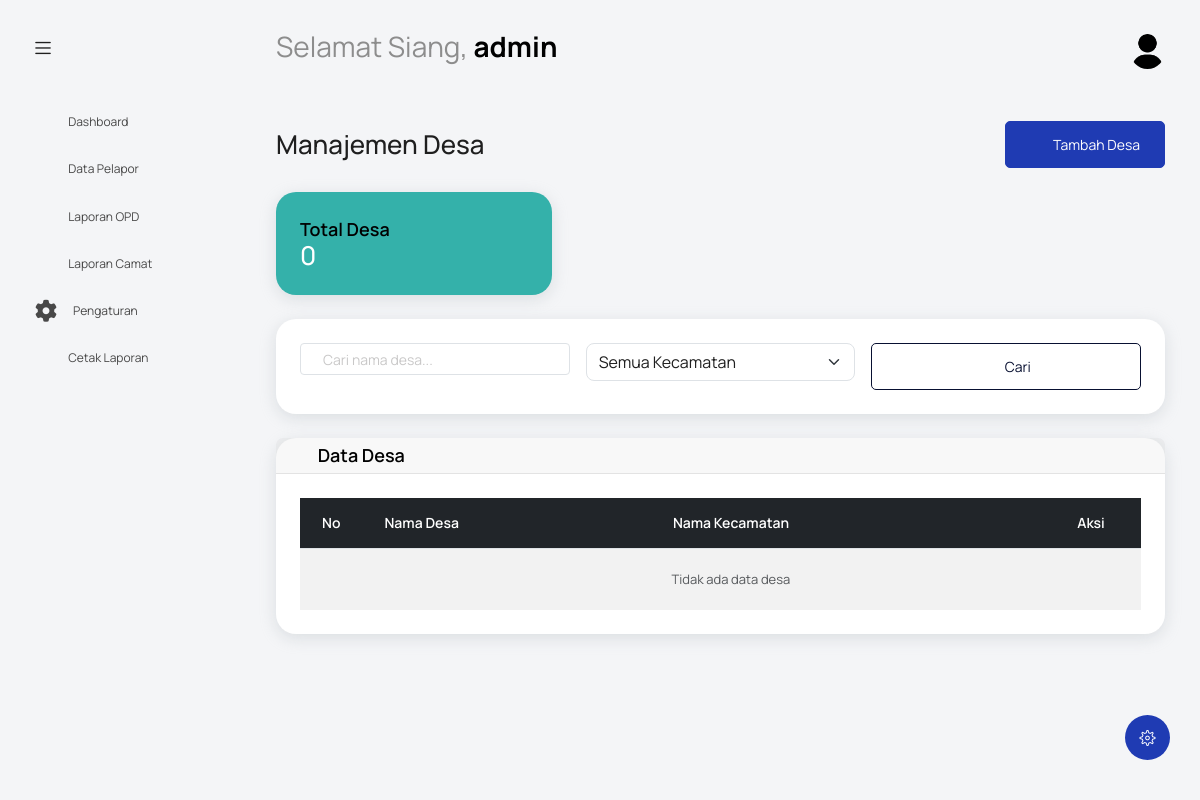
Page /index.php?controller=desa&action=index-desa (signed in) on the earlier database version.
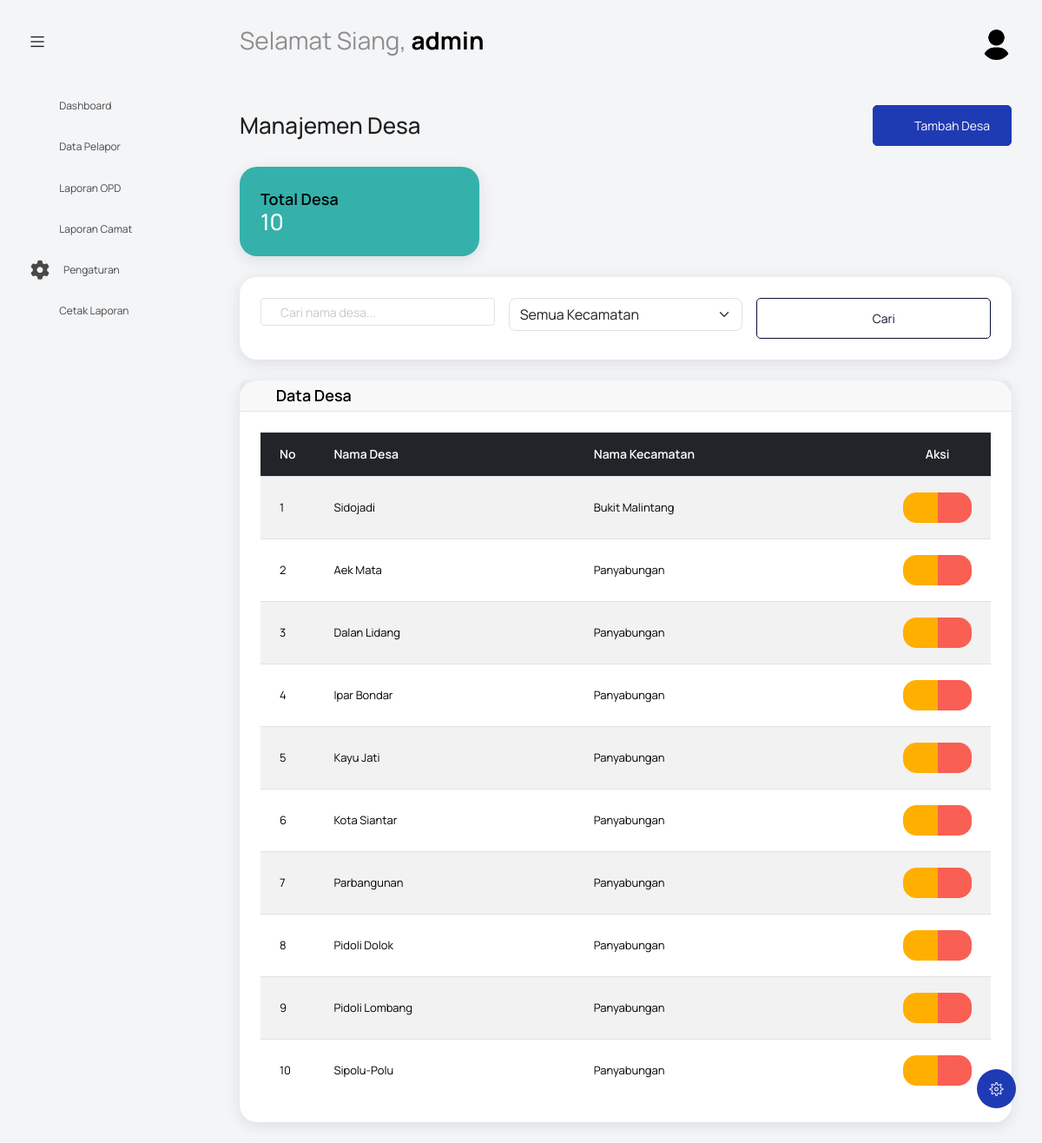
Same page on the later database version.
### tables this page shows
CREATE TABLE `desa` (
  `id_desa` int NOT NULL,
  `id_kecamatan` int NOT NULL,
  `nama_desa` varchar(100) NOT NULL,
  `created_at` timestamp NULL DEFAULT CURRENT_TIMESTAMP,
  `updated_at` timestamp NULL DEFAULT CURRENT_TIMESTAMP ON UPDATE CURRENT_TIMESTAMP
);

CREATE TABLE `kecamatan` (
  `id_kecamatan` int NOT NULL,
  `nama_kecamatan` varchar(100) NOT NULL,
  `created_at` timestamp NULL DEFAULT CURRENT_TIMESTAMP,
  `updated_at` timestamp NULL DEFAULT CURRENT_TIMESTAMP ON UPDATE CURRENT_TIMESTAMP
);

### config/koneksi.php (called while the page is built, shortened)
<?php
$koneksi = new mysqli(DB_HOST, DB_USER, DB_PASS, DB_NAME);
$koneksi->set_charset("utf8mb4");
function getKoneksi() {
    global $koneksi;
    return $koneksi;
}

### controllers/DesaController.php (called while the page is built, shortened)
<?php
require_once 'models/WilayahModel.php';
class DesaController {
    private $wilayahModel;
    public function __construct() {
        $this->wilayahModel = new WilayahModel();
    }
    public function index() {
        $page = isset($_GET['page']) ? (int)$_GET['page'] : 1;
        $limit = isset($_GET['limit']) ? (int)$_GET['limit'] : 10;
        $search = $_GET['search'] ?? '';
        $kecamatan_filter = $_GET['kecamatan_filter'] ?? '';
        $result = $this->wilayahModel->getAllDesa($page, $limit, $search, $kecamatan_filter);
        $desaData = $result['data'];
        $currentPage = $result['current_page'];
        $statistics = $this->wilayahModel->getStatistics();
        include 'views/wilayah/index-desa.php';
    }
}

### models/WilayahModel.php (called while the page is built, shortened)
<?php
require_once __DIR__ . '/../config/koneksi.php';
class WilayahModel {
    public $db;
    public function __construct() {
        $this->db = getKoneksi();
    }
    public function getAllDesa($page = 1, $limit = 10, $search = '', $kecamatan_filter = '') {
        $offset = ($page - 1) * $limit;
        $whereClause = "WHERE 1=1";
        $whereClause .= " AND (d.nama_desa IS NOT NULL AND d.nama_desa != '')";
        $query = "SELECT d.*, k.nama_kecamatan
                  FROM desa d
                  INNER JOIN kecamatan k ON d.id_kecamatan = k.id_kecamatan
                  $whereClause
                  ORDER BY k.nama_kecamatan ASC, d.nama_desa ASC
                  LIMIT $limit OFFSET $offset";
        $result = $this->db->query($query);
        $data = [];
        if ($result) {
            while ($row = $result->fetch_assoc()) {
                $data[] = $row;
            }
        }
        $countQuery = "SELECT COUNT(*) as total
                       FROM desa d
                       INNER JOIN kecamatan k ON d.id_kecamatan = k.id_kecamatan
                       $whereClause";
        $countResult = $this->db->query($countQuery);
        $total = 0;
        if ($countResult) {
            $totalRow = $countResult->fetch_assoc();
            $total = $totalRow['total'];
        }
        return [
            'data' => $data,
            'total' => $total,
            'per_page' => $limit,
            'current_page' => $page,
            'total_pages' => $total > 0 ? ceil($total / $limit) : 1
        ];
    }
    public function getStatistics() {
        $kecamatanQuery = "SELECT COUNT(*) as total_kecamatan FROM kecamatan";
        $desaQuery = "SELECT COUNT(*) as total_desa FROM desa";
        $kecamatanResult = $this->db->query($kecamatanQuery);
        $desaResult = $this->db->query($desaQuery);
        $stats = [
            'total_kecamatan' => 0,
            'total_desa' => 0
        ];
        if ($kecamatanResult) {
            $row = $kecamatanResult->fetch_assoc();
            $stats['total_kecamatan'] = $row['total_kecamatan'];
        }
        if ($desaResult) {
            $row = $desaResult->fetch_assoc();
            $stats['total_desa'] = $row['total_desa'];
        }
        return $stats;
    }
}

### views/wilayah/index-desa.php (the view, shortened to what this page needs)
<?php include('template/header.php'); ?>
<body class="with-welcome-text">
  <div class="container-scroller">
    <?php include 'template/navbar.php'; ?>
    <div class="container-fluid page-body-wrapper">
      <?php include 'template/setting_panel.php'; ?>
      <?php include 'template/sidebar.php'; ?>
      <div class="main-panel">
        <div class="content-wrapper">
          <div class="row">
            <div class="col-sm-12">
              <div class="page-header d-flex justify-content-between align-items-center mb-4">
                <div>
                  <h2 class="page-title">Manajemen Desa</h2>
                </div>
                <div>
                  <a href="index.php?controller=desa&action=form" class="btn btn-primary">
                    <i class="mdi mdi-plus-circle me-2"></i> Tambah Desa
                  </a>
                </div>
              </div>
              <div class="row mb-4">
                <div class="col-md-4">
                  <div class="card bg-success text-white">
                    <div class="card-body">
                      <div class="d-flex justify-content-between align-items-center">
                        <div>
                          <h6 class="card-title mb-1">Total Desa</h6>
                          <h2 class="mb-0"><?php echo number_format($statistics['total_desa']); ?></h2>
                        </div>
                        <div class="fs-1 opacity-75">
                          <i class="mdi mdi-home-map-marker"></i>
                        </div>
                      </div>
                    </div>
                  </div>
                </div>
              </div>
              <div class="card mb-4">
                <div class="card-body">
                  <form method="GET" class="row g-3">
                    <div class="col-md-4">
                      <input type="text" class="form-control" name="search"
                             placeholder="Cari nama desa..." value="<?php echo htmlspecialchars($search); ?>">
                    </div>
                    <div class="col-md-4">
                      <select class="form-select" name="kecamatan_filter">
                        <option value="">Semua Kecamatan</option>
                      </select>
                    </div>
                    <div class="col-md-4">
                      <button type="submit" class="btn btn-outline-primary w-100">
                        <i class="mdi mdi-magnify me-2"></i> Cari
                      </button>
                    </div>
                  </form>
                </div>
              </div>
              <div class="card">
                <div class="card-header">
                  <h5 class="card-title mb-0">
                    <i class="mdi mdi-home-map-marker me-2"></i> Data Desa
                  </h5>
                </div>
                <div class="card-body">
                  <div class="table-responsive">
                    <table class="table table-striped table-hover">
                      <thead class="table-dark">
                        <tr>
                          <th width="50">No</th>
                          <th>Nama Desa</th>
                          <th>Nama Kecamatan</th>
                          <th width="100" class="text-center">Aksi</th>
                        </tr>
                      </thead>
                      <tbody>
                        <?php if (empty($desaData)): ?>
                          <tr>
                            <td colspan="4" class="text-center text-muted py-4">
                              <i class="mdi mdi-information-outline me-2"></i> Tidak ada data desa
                            </td>
                          </tr>
                        <?php else: ?>
                          <?php $no = ($currentPage - 1) * $limit + 1; ?>
                          <?php foreach ($desaData as $desa): ?>
                            <tr>
                              <td><?php echo $no++; ?></td>
                              <td><?php echo htmlspecialchars($desa['nama_desa']); ?></td>
                              <td><?php echo htmlspecialchars($desa['nama_kecamatan']); ?></td>
                              <td class="text-center">
                                <div class="btn-group" role="group">
                                  <a href="index.php?controller=desa&action=form&id=<?php echo $desa['id_desa']; ?>"
                                     class="btn btn-sm btn-warning"
                                     title="Edit">
                                    <i class="mdi mdi-pencil"></i>
                                  </a>
                                  <button type="button" class="btn btn-sm btn-danger"
                                          onclick="deleteDesa(<?php echo $desa['id_desa']; ?>)"
                                          title="Hapus">
                                    <i class="mdi mdi-delete"></i>
                                  </button>
                                </div>
                              </td>
                            </tr>
                          <?php endforeach; ?>
                        <?php endif; ?>
                      </tbody>
                    </table>
                  </div>
                </div>
              </div>
            </div>
          </div>
        </div>
      </div>
    </div>
  </div>
</body>
</html>

### index.php (shortened to what this page needs)
<?php
require_once 'config/koneksi.php';
$controller = isset($_GET['controller']) ? $_GET['controller'] : 'auth';
$action = isset($_GET['action']) ? $_GET['action'] : 'index';
$controllerMap = [
    'laporanOPDAdmin' => 'LaporanOPDAdminController',
    'laporanCamatAdmin' => 'LaporanCamatAdminController',
    'auth' => 'AuthController',
    'dashboard' => 'DashboardController'
];
if (isset($controllerMap[$controller])) {
    $controllerClass = $controllerMap[$controller];
    $controllerFile = 'controllers/' . $controllerClass . '.php';
} else {
    $controllerClass = ucfirst($controller) . 'Controller';
    $controllerFile = 'controllers/' . $controllerClass . '.php';
}
if (file_exists($controllerFile)) {
    if (class_exists($controllerClass)) {
        $controllerInstance = new $controllerClass();
        if (method_exists($controllerInstance, $action)) {
            $controllerInstance->$action();
        } else {
            if (method_exists($controllerInstance, 'index')) {
                $controllerInstance->index();
            } else {
                echo "Action '$action' not found in controller '$controllerClass'";
            }
        }
    } else {
        echo "Controller class '$controllerClass' not found";
    }
} else {
    echo "Controller file '$controllerFile' not found";
}
?>

### template/header.php (shortened to what this page needs)
<!DOCTYPE html>
<html lang="en">
<head>
  <link rel="stylesheet" href="assets/vendors/feather/feather.css" />
  <link
    rel="stylesheet"
    href="assets/vendors/mdi/css/materialdesignicons.min.css" />
  <link
    rel="stylesheet"
    href="assets/vendors/ti-icons/css/themify-icons.css" />
  <link rel="stylesheet" href="assets/vendors/typicons/typicons.css" />
  <link
    rel="stylesheet"
    href="assets/vendors/simple-line-icons/css/simple-line-icons.css" />
  <link rel="stylesheet" href="assets/vendors/css/vendor.bundle.base.css" />
  <link
    rel="stylesheet"
    href="assets/vendors/datatables.net-bs4/dataTables.bootstrap4.css" />
  <link
    rel="stylesheet"
    type="text/css"
    href="assets/js/select.dataTables.min.css" />
  <link rel="stylesheet" href="assets/css/vertical-layout-light/style.css" />
  <link rel="stylesheet" href="https://cdnjs.cloudflare.com/ajax/libs/font-awesome/6.5.2/css/all.min.css" />
</head>

### template/navbar.php (shortened to what this page needs)
<?php
  $hour = date("H");
  if ($hour >= 5 && $hour < 12) {
    $greeting = "Selamat Pagi";
  } elseif ($hour >= 12 && $hour < 15) {
    $greeting = "Selamat Siang";
  } elseif ($hour >= 15 && $hour < 18) {
    $greeting = "Selamat Sore";
  } else {
    $greeting = "Selamat Malam";
  }
  $nama = isset($_SESSION['nama_lengkap']) ? $_SESSION['nama_lengkap'] : (isset($_SESSION['username']) ? $_SESSION['username'] : 'Pengguna');
?>
<nav class="navbar default-layout col-lg-12 col-12 p-0 fixed-top d-flex align-items-top flex-row">
  <div class="text-center navbar-brand-wrapper d-flex align-items-center justify-content-start">
    <div class="me-3">
      <button class="navbar-toggler navbar-toggler align-self-center" type="button" data-bs-toggle="minimize">
        <span class="icon-menu"></span>
      </button>
    </div>
  </div>
  <div class="navbar-menu-wrapper d-flex align-items-top">
    <ul class="navbar-nav">
      <li class="nav-item font-weight-semibold d-none d-lg-block ms-0">
        <h1 class="welcome-text"><?= $greeting ?>, <span class="text-black fw-bold"><?= $nama ?></span></h1>
      </li>
    </ul>
    <ul class="navbar-nav ms-auto">
      <li class="nav-item dropdown d-none d-lg-block user-dropdown">
        <a class="nav-link" id="UserDropdown" href="#" data-bs-toggle="dropdown" aria-expanded="false">
          <img class="img-md rounded-circle" src="uploads/user.png" style="width: 35px;" alt="Profile image" />
        </a>
      </li>
    </ul>
  </div>
</nav>

### template/setting_panel.php (shortened to what this page needs)
<div class="theme-setting-wrapper">
    <div id="settings-trigger"><i class="ti-settings"></i></div>
</div>

### template/sidebar.php (shortened to what this page needs)
<nav class="sidebar sidebar-offcanvas" id="sidebar">
  <ul class="nav">
    <li class="nav-item">
      <a class="nav-link" href="index.php?controller=Dashboard&action=admin">
        <i class="mdi mdi-view-dashboard menu-icon"></i>
        <span class="menu-title">Dashboard</span>
      </a>
    </li>
    <li class="nav-item">
      <a class="nav-link" href="index.php?controller=dataPelapor&action=index">
        <i class="mdi mdi-account-multiple menu-icon"></i>
        <span class="menu-title">Data Pelapor</span>
      </a>
    </li>
    <li class="nav-item">
      <a class="nav-link" href="index.php?controller=laporanOPDAdmin&action=index">
        <i class="mdi mdi-file-document menu-icon"></i>
        <span class="menu-title">Laporan OPD</span>
      </a>
    </li>
    <li class="nav-item">
      <a class="nav-link" href="index.php?controller=laporanCamatAdmin&action=index">
        <i class="mdi mdi-map-marker menu-icon"></i>
        <span class="menu-title">Laporan Camat</span>
      </a>
    </li>
    <li class="nav-item">
      <a class="nav-link" data-bs-toggle="collapse" href="#wilayah-menu" aria-expanded="false" aria-controls="wilayah-menu">
        <i class="fa-solid fa-gear menu-icon"></i>
        <span class="menu-title">Pengaturan</span>
        <i class="menu-arrow"></i>
      </a>
    </li>
    <li class="nav-item">
      <a class="nav-link" href="index.php?controller=laporan&action=index">
        <i class="mdi mdi-printer menu-icon"></i>
        <span class="menu-title">Cetak Laporan</span>
      </a>
    </li>
  </ul>
</nav>

Differences in the rows shown:
added desa: nama_desa "Sidojadi", id_kecamatan.nama_kecamatan "Bukit Malintang"
added desa: nama_desa "Aek Mata", id_kecamatan.nama_kecamatan "Panyabungan"
added desa: nama_desa "Dalan Lidang", id_kecamatan.nama_kecamatan "Panyabungan"
added desa: nama_desa "Ipar Bondar", id_kecamatan.nama_kecamatan "Panyabungan"
added desa: nama_desa "Kayu Jati", id_kecamatan.nama_kecamatan "Panyabungan"
added desa: nama_desa "Kota Siantar", id_kecamatan.nama_kecamatan "Panyabungan"
added desa: nama_desa "Parbangunan", id_kecamatan.nama_kecamatan "Panyabungan"
added desa: nama_desa "Pidoli Dolok", id_kecamatan.nama_kecamatan "Panyabungan"
added desa: nama_desa "Pidoli Lombang", id_kecamatan.nama_kecamatan "Panyabungan"
added desa: nama_desa "Sipolu-Polu", id_kecamatan.nama_kecamatan "Panyabungan"
Other differences:
$statistics['total_desa']: "0" → "10"
text no longer shown: "Tidak ada data desa"
